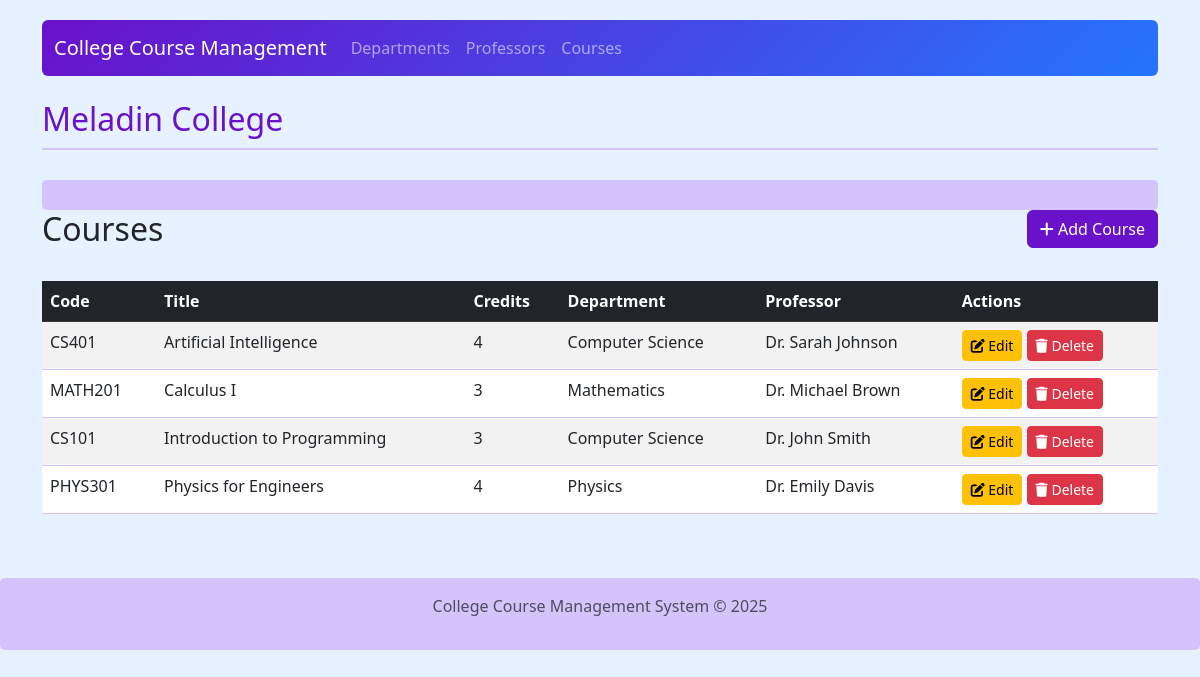
/index.php?page=courses, run on the app's committed database.
### tables this page shows
CREATE TABLE IF NOT EXISTS `courses` (
  `course_id` int(11) NOT NULL AUTO_INCREMENT,
  `department_id` int(11) NOT NULL,
  `professor_id` int(11) NOT NULL,
  `title` varchar(100) NOT NULL,
  `code` varchar(20) NOT NULL,
  `credits` int(11) NOT NULL DEFAULT 3,
  `description` text DEFAULT NULL,
  PRIMARY KEY (`course_id`),
  KEY `department_id` (`department_id`),
  KEY `professor_id` (`professor_id`),
  CONSTRAINT `course_dept_fk` FOREIGN KEY (`department_id`) REFERENCES `departments` (`department_id`) ON DELETE CASCADE ON UPDATE CASCADE,
  CONSTRAINT `course_prof_fk` FOREIGN KEY (`professor_id`) REFERENCES `professors` (`professor_id`) ON DELETE CASCADE ON UPDATE CASCADE
);

CREATE TABLE IF NOT EXISTS `departments` (
  `department_id` int(11) NOT NULL AUTO_INCREMENT,
  `name` varchar(100) NOT NULL,
  `location` varchar(100) DEFAULT NULL,
  `description` text DEFAULT NULL,
  PRIMARY KEY (`department_id`)
);

CREATE TABLE IF NOT EXISTS `professors` (
  `professor_id` int(11) NOT NULL AUTO_INCREMENT,
  `department_id` int(11) NOT NULL,
  `name` varchar(100) NOT NULL,
  `email` varchar(100) NOT NULL,
  `specialty` varchar(100) DEFAULT NULL,
  PRIMARY KEY (`professor_id`),
  KEY `department_id` (`department_id`),
  CONSTRAINT `professor_dept_fk` FOREIGN KEY (`department_id`) REFERENCES `departments` (`department_id`) ON DELETE CASCADE ON UPDATE CASCADE
);

### config/Database.php (called while the page is built, shortened)
<?php
class Database
{
    private $host = "localhost";
    private $username = "root";
    private $password = "";
    private $database = "college";
    private $connection;
    public function __construct()
    {
        try {
            $this->connection = new PDO(
                "mysql:host=$this->host;dbname=$this->database",
                $this->username,
                $this->password
            );
            $this->connection->setAttribute(PDO::ATTR_ERRMODE, PDO::ERRMODE_EXCEPTION);
            $this->connection->setAttribute(PDO::ATTR_DEFAULT_FETCH_MODE, PDO::FETCH_ASSOC);
        } catch (PDOException $e) {
            die("Connection failed: " . $e->getMessage());
        }
    }
    public function prepare($sql)
    {
        return $this->connection->prepare($sql);
    }
    public function executeQuery($query, $params = [])
    {
        try {
            $stmt = $this->prepare($query);
            $stmt->execute($params);
            return $stmt;
        } catch (PDOException $e) {
            die("Query execution failed: " . $e->getMessage());
        }
    }
    public function fetchAll($query, $params = [])
    {
        $stmt = $this->executeQuery($query, $params);
        return $stmt->fetchAll();
    }
}

### viewmodel/DepartmentViewModel.php (called while the page is built, shortened)
<?php
require_once('config/Database.php');
class DepartmentViewModel
{
    private $db;
    public function __construct()
    {
        $this->db = new Database();
        $this->loadDepartments();
    }
    private function loadDepartments()
    {
        $query = "SELECT * FROM departments ORDER BY name";
        $result = $this->db->fetchAll($query);
        foreach ($result as $row) {
            $department = new Department(
                $row['department_id'],
                $row['name'],
                $row['location'],
                $row['description']
            );
        }
    }
}

### viewmodel/CourseViewModel.php (called while the page is built, shortened)
<?php
require_once('config/Database.php');
require_once('model/Course.php');
require_once('viewmodel/DepartmentViewModel.php');
require_once('viewmodel/ProfessorViewModel.php');
class CourseViewModel
{
    private $db;
    private $courses = [];
    public function __construct()
    {
        $this->db = new Database();
        $this->departmentViewModel = new DepartmentViewModel();
        $this->professorViewModel = new ProfessorViewModel();
        $this->loadCourses();
    }
    private function loadCourses()
    {
        $this->courses = [];
        $query = "SELECT c.*, d.name as department_name, p.name as professor_name
                 FROM courses c
                 JOIN departments d ON c.department_id = d.department_id
                 JOIN professors p ON c.professor_id = p.professor_id
                 ORDER BY c.title";
        $result = $this->db->fetchAll($query);
        foreach ($result as $row) {
            $course = new Course(
                $row['course_id'],
                $row['department_id'],
                $row['professor_id'],
                $row['title'],
                $row['code'],
                $row['credits'],
                $row['description'],
                $row['department_name'],
                $row['professor_name']
            );
            $this->courses[] = $course;
        }
    }
    public function getCourses()
    {
        return $this->courses;
    }
    public function bindCourseData($courses = null)
    {
        $data = [];
        foreach ($courses as $course) {
            $data[] = [
                'id' => $course->getCourseId(),
                'department_id' => $course->getDepartmentId(),
                'professor_id' => $course->getProfessorId(),
                'title' => $course->getTitle(),
                'code' => $course->getCode(),
                'credits' => $course->getCredits(),
                'description' => $course->getDescription(),
                'department_name' => $course->getDepartmentName(),
                'professor_name' => $course->getProfessorName()
            ];
        }
        return $data;
    }
}

### viewmodel/ProfessorViewModel.php (called while the page is built, shortened)
<?php
require_once('config/Database.php');
require_once('viewmodel/DepartmentViewModel.php');
class ProfessorViewModel
{
    private $db;
    public function __construct()
    {
        $this->db = new Database();
        $this->departmentViewModel = new DepartmentViewModel();
        $this->loadProfessors();
    }
    private function loadProfessors()
    {
        $query = "SELECT p.*, d.name as department_name
                  FROM professors p
                  JOIN departments d ON p.department_id = d.department_id
                  ORDER BY p.professor_id ASC";
        $result = $this->db->fetchAll($query);
        foreach ($result as $row) {
            $professor = new Professor(
                $row['professor_id'],
                $row['department_id'],
                $row['name'],
                $row['email'],
                $row['specialty'],
                $row['department_name']
            );
        }
    }
}

### model/Course.php (called while the page is built, shortened)
<?php
class Course
{
    private $course_id;
    private $department_id;
    private $professor_id;
    private $title;
    private $code;
    private $credits;
    private $description;
    private $department_name;
    private $professor_name;
    public function __construct($course_id = "", $department_id = "", $professor_id = "", $title = "", $code = "", $credits = "", $description = "", $department_name = "", $professor_name = "")
    {
        $this->course_id = $course_id;
        $this->department_id = $department_id;
        $this->professor_id = $professor_id;
        $this->title = $title;
        $this->code = $code;
        $this->credits = $credits;
        $this->description = $description;
        $this->department_name = $department_name;
        $this->professor_name = $professor_name;
    }
    public function getCourseId()
    {
        return $this->course_id;
    }
    public function getDepartmentId()
    {
        return $this->department_id;
    }
    public function getProfessorId()
    {
        return $this->professor_id;
    }
    public function getTitle()
    {
        return $this->title;
    }
    public function getCode()
    {
        return $this->code;
    }
    public function getCredits()
    {
        return $this->credits;
    }
    public function getDescription()
    {
        return $this->description;
    }
    public function getDepartmentName()
    {
        return $this->department_name;
    }
    public function getProfessorName()
    {
        return $this->professor_name;
    }
}

### views/course_list.php (the view)
<?php
$courses = $data;
?>
<div class="row mb-4">
    <div class="col">
        <h2>Courses</h2>
    </div>
    <div class="col-auto">
        <a href="index.php?page=courses&action=add" class="btn btn-primary">
            <i class="fas fa-plus"></i> Add Course
        </a>
    </div>
</div>
<?php if (empty($courses)): ?>
<div class="alert alert-info">
    No courses found. Please add a new course.
</div>
<?php else: ?>
<div class="table-responsive">
    <table class="table table-striped table-hover">
        <thead class="table-dark">
            <tr>
                <th>Code</th>
                <th>Title</th>
                <th>Credits</th>
                <th>Department</th>
                <th>Professor</th>
                <th>Actions</th>
            </tr>
        </thead>
        <tbody>
            <?php foreach ($courses as $course): ?>
            <tr>
                <td><?php echo htmlspecialchars($course['code']); ?></td>
                <td><?php echo htmlspecialchars($course['title']); ?></td>
                <td><?php echo $course['credits']; ?></td>
                <td><?php echo htmlspecialchars($course['department_name']); ?></td>
                <td><?php echo htmlspecialchars($course['professor_name']); ?></td>
                <td>
                    <a href="index.php?page=courses&action=edit&id=<?php echo $course['id']; ?>" class="btn btn-sm btn-warning">
                        <i class="fas fa-edit"></i> Edit
                    </a>
                    <button onclick="confirmDelete('course', <?php echo $course['id']; ?>)" class="btn btn-sm btn-danger">
                        <i class="fas fa-trash"></i> Delete
                    </button>
                </td>
            </tr>
            <?php endforeach; ?>
        </tbody>
    </table>
</div>
<?php endif; ?>

### views/template/header.php (style rules this page uses)
body { padding-top: 20px; padding-bottom: 40px; background-color: #e6f2ff; }
.btn-primary { background-color: #6a11cb; border-color: #6a11cb; }
.table { border-color: #d4c4fb; }
.table thead { background-color: #e6f2ff; }

### data on the page
courses: code "CS401", title "Artificial Intelligence", credits "4", department.name "Computer Science", professor.name "Dr. Sarah Johnson"
courses: code "MATH201", title "Calculus I", credits "3", department.name "Mathematics", professor.name "Dr. Michael Brown"
courses: code "CS101", title "Introduction to Programming", credits "3", department.name "Computer Science", professor.name "Dr. John Smith"
courses: code "PHYS301", title "Physics for Engineers", credits "4", department.name "Physics", professor.name "Dr. Emily Davis"
